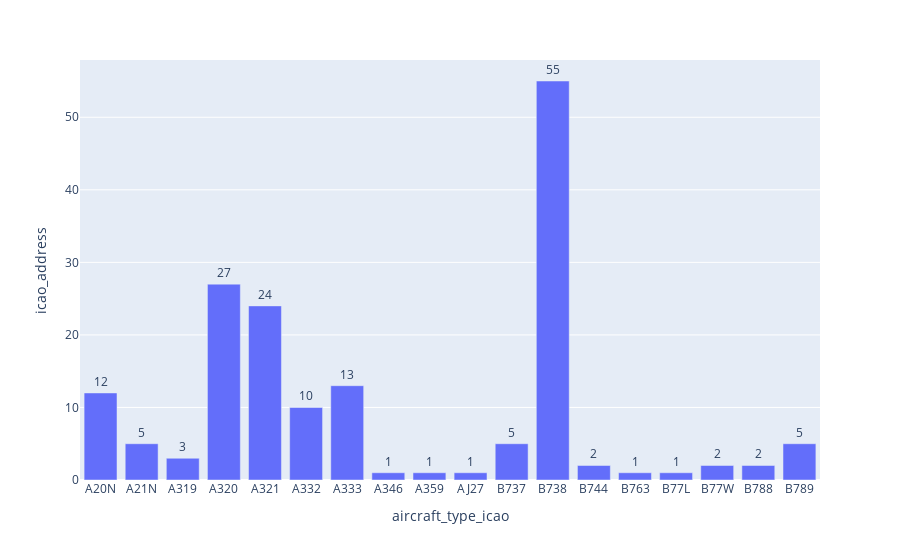

Notebook source saved alongside this figure:
### Markdown cell above
## Generate aircraft type statistics

Let's now generate some statistics regarding the types of aircraft present in the zone we queried.
We can first group the entries by `aircraft_type_icao`, then select the `icao_address` column which we will then `nunique()` to count the number of unique ICAO addresses present for each aircraft type. 
We can then simply plot it!

### Code cell
unique_aircraft_type = df.groupby('aircraft_type_icao')['icao_address'].nunique()
plot = unique_aircraft_type.plot(kind="bar", y='icao_address', text='icao_address')
plot.update_traces(textposition='outside')

### Figure 1 — Plotly figure (JSON) as saved in the notebook; plotly's stock layout.template omitted (floating-point values rounded to 4 significant figures)
{"data": [{"alignmentgroup": "True", "hovertemplate": "aircraft_type_icao=%{x}<br>icao_address=%{text}<extra></extra>", "legendgroup": "", "marker": {"color": "#636efa"}, "name": "", "offsetgroup": "", "orientation": "v", "showlegend": false, "text": [12, 5, 3, 27, 24, 10, 13, 1, 1, 1, 5, 55, 2, 1, 1, 2, 2, 5], "textposition": "outside", "type": "bar", "x": ["A20N", "A21N", "A319", "A320", "A321", "A332", "A333", "A346", "A359", "AJ27", "B737", "B738", "B744", "B763", "B77L", "B77W", "B788", "B789"], "xaxis": "x", "y": [12, 5, 3, 27, 24, 10, 13, 1, 1, 1, 5, 55, 2, 1, 1, 2, 2, 5], "yaxis": "y"}], "layout": {"barmode": "relative", "legend": {"tracegroupgap": 0}, "margin": {"t": 60}, "xaxis": {"anchor": "y", "domain": [0, 1], "title": {"text": "aircraft_type_icao"}}, "yaxis": {"anchor": "x", "domain": [0, 1], "title": {"text": "icao_address"}}}}
